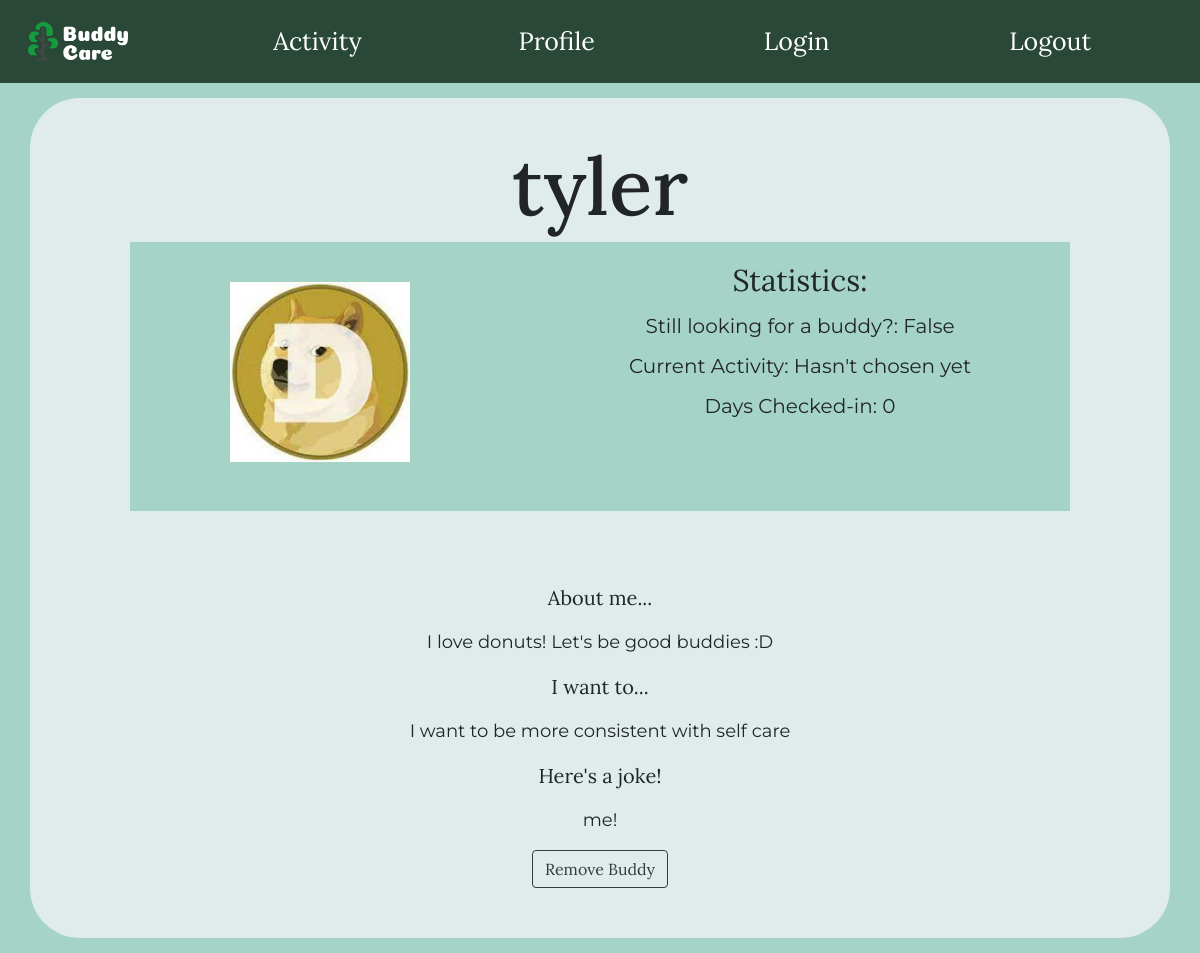
Page /tyler (signed in) on the earlier database version.
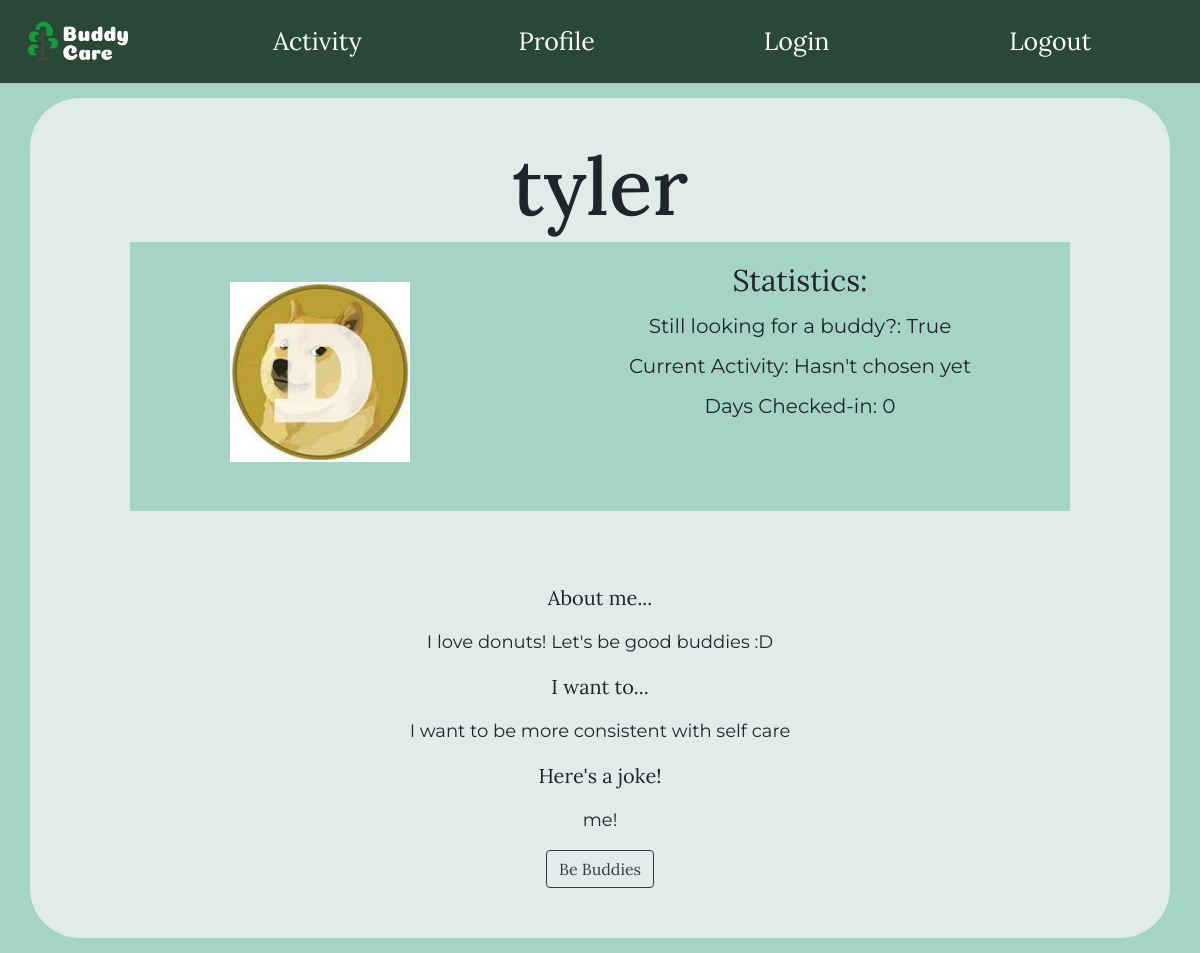
Same page on the later database version.
### app.py (models this page shows, shortened)
class User(db.Model):
    id = db.Column("id", db.Integer, primary_key= True)
    username = db.Column("username", db.String(100))
    password = db.Column("password", db.String(100))
    bud = db.Column("bud", db.Boolean)
    activity = db.Column("activity", db.String(100))
    streak = db.Column("streak", db.Integer, primary_key=True)
    bio = db.Column("bio", db.String(300))
    achieve = db.Column("achieve", db.String(300))
    joke = db.Column("joke", db.String(200))
    budName = db.Column("buddy",db.String(200))
    image_file = db.Column("img", db.String(100), default="sunflowers.jpg")
    lastCheckIn= db.Column(db.DateTime, default=None)

### app.py (the view, shortened to what this page needs)
@app.route('/<name>', methods=['POST','GET'])
def viewBuddy(name):
    if not 'name' in session:
        flash("You need to login first!")
        return render_template("index.html",userFound=False,numUsers=User.query.count())
    buddy = User.query.filter_by(username=name).first()
    user = User.query.filter_by(username=session['name']).first()
    if buddy == None:
        flash("No Buddy!")
        return render_template("index.html",userFound=False,numUsers=User.query.count())
    if request.method=='POST' and request.form['button'] == 'Change Buddies':
        flash("You have to remove your current buddy to change buddies!")
    return render_template("buddy.html", buddy=buddy, user=user)

### app.py (called while the page is built)
@app.before_request
def before_request():
    g.user = None
    if User:
        if 'name' in session and not(session['name'] == None):
            user = User.query.filter_by(username = session['name']).first()
            g.user = user

### templates/buddy.html (shortened to what this page needs)
{% extends "base.html" %}
{% block content %}
<head>
  </head>
  <body>
    <div class="container">
      <h1 class="title">{{buddy.username}}</h1>
      <div class="image" class="left" style="float: left; padding: 0 20px 20px 0;; width: 200px; overflow: hidden; height: 200px; display: block; margin: 40px 100px 40px">
        <img src= "static/images/{{ buddy.image_file }}" class="image" alt="default">
      </div>
      <div class="textContainer">
        <h2 class="subtitle">
          <p class="systemText">Statistics:</p>
          <p class="userText">Still looking for a buddy?: {{buddy.bud}}</p>
          <p class="userText">
          {% if buddy.activity %}
            Current Activity: {{buddy.activity}}
          {% else %}
            Current Activity: Hasn't chosen yet
          {% endif %}</p>
          <p class="userText">Days Checked-in: {{buddy.streak}}</p>
          <br>
        </h2>
      </div><br>
      <div>
        <br><br>
        <b><p class="about">About me...</p></b><p class="answers">{{buddy.bio}}</p>
        <b><p class="about">I want to...</p></b><p class="answers">{{buddy.achieve}}</p>
        <b><p class="about">Here's a joke!</p></b><p class="answers">{{buddy.joke}}</p>
      </div>
        {% if buddy.bud and user.bud %}
          <form method="POST">
            <input type="submit" class="btn btn-outline-dark" name="button" value="Be Buddies"/></a>
          </form>
        {% elif buddy.bud and user.budName %}
          <form method="POST">
            <input type="submit" class="btn btn-outline-dark" name="button" value="Change Buddies"/></a>
          </form>
        {% elif buddy.bud %}
          <p>You have to change your Buddy Status to be {{buddy.username}}'s buddy</p>
        {% else %}
          <form method="POST" action="/profile">
              <a href="/profile"><input type="submit" class="btn btn-outline-dark" name="button" value="Remove Buddy"/></a>
          </form>
        {% endif %}
    </div>
  </body>
{% endblock %}

Differences in the rows shown:
changed User "tyler": bud "False" → "True"
Other differences:
form field button: (not shown) → "Be Buddies"
form field button: "Remove Buddy" → (not shown)
